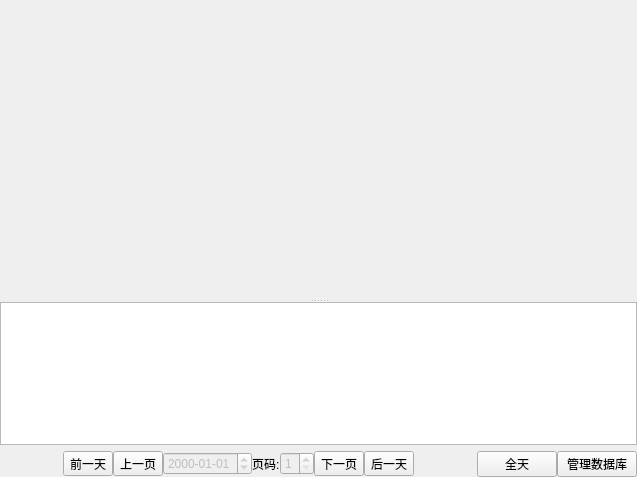
<?xml version="1.0" encoding="UTF-8"?>
<ui version="4.0">
 <class>DataRecordWidget</class>
 <widget class="QWidget" name="DataRecordWidget">
  <property name="geometry">
   <rect>
    <x>0</x>
    <y>0</y>
    <width>637</width>
    <height>477</height>
   </rect>
  </property>
  <property name="windowTitle">
   <string>Form</string>
  </property>
  <layout class="QGridLayout" name="gridLayout">
   <property name="leftMargin">
    <number>0</number>
   </property>
   <property name="topMargin">
    <number>0</number>
   </property>
   <property name="rightMargin">
    <number>0</number>
   </property>
   <property name="bottomMargin">
    <number>0</number>
   </property>
   <property name="spacing">
    <number>0</number>
   </property>
   <item row="0" column="0">
    <widget class="QStackedWidget" name="stackedWidget">
     <property name="currentIndex">
      <number>0</number>
     </property>
     <widget class="QWidget" name="page_record">
      <layout class="QGridLayout" name="gridLayout_3">
       <property name="leftMargin">
        <number>0</number>
       </property>
       <property name="topMargin">
        <number>0</number>
       </property>
       <property name="rightMargin">
        <number>0</number>
       </property>
       <property name="bottomMargin">
        <number>0</number>
       </property>
       <item row="0" column="0">
        <widget class="QSplitter" name="splitter_data_record">
         <property name="orientation">
          <enum>Qt::Vertical</enum>
         </property>
         <property name="handleWidth">
          <number>2</number>
         </property>
         <widget class="QWidget" name="widget_chart" native="true">
          <property name="minimumSize">
           <size>
            <width>0</width>
            <height>300</height>
           </size>
          </property>
         </widget>
         <widget class="QWidget" name="widget_data_record_handle" native="true">
          <property name="sizePolicy">
           <sizepolicy hsizetype="Preferred" vsizetype="Expanding">
            <horstretch>0</horstretch>
            <verstretch>0</verstretch>
           </sizepolicy>
          </property>
          <layout class="QGridLayout" name="gridLayout_2">
           <property name="leftMargin">
            <number>0</number>
           </property>
           <property name="topMargin">
            <number>0</number>
           </property>
           <property name="rightMargin">
            <number>0</number>
           </property>
           <property name="bottomMargin">
            <number>0</number>
           </property>
           <property name="horizontalSpacing">
            <number>0</number>
           </property>
           <property name="verticalSpacing">
            <number>6</number>
           </property>
           <item row="0" column="0">
            <widget class="QTableWidget" name="tableWidget_data_record">
             <property name="alternatingRowColors">
              <bool>true</bool>
             </property>
            </widget>
           </item>
           <item row="1" column="0">
            <layout class="QHBoxLayout" name="horizontalLayout">
             <item>
              <spacer name="horizontalSpacer">
               <property name="orientation">
                <enum>Qt::Horizontal</enum>
               </property>
               <property name="sizeHint" stdset="0">
                <size>
                 <width>40</width>
                 <height>20</height>
                </size>
               </property>
              </spacer>
             </item>
             <item>
              <widget class="QToolButton" name="toolButton_pre_day">
               <property name="text">
                <string>前一天</string>
               </property>
              </widget>
             </item>
             <item>
              <widget class="QToolButton" name="toolButton_pre_page">
               <property name="text">
                <string>上一页</string>
               </property>
              </widget>
             </item>
             <item>
              <widget class="QDateEdit" name="dateEdit_date_page">
               <property name="enabled">
                <bool>false</bool>
               </property>
               <property name="displayFormat">
                <string>yyyy-MM-dd</string>
               </property>
               <property name="calendarPopup">
                <bool>false</bool>
               </property>
              </widget>
             </item>
             <item>
              <widget class="QLabel" name="label_2">
               <property name="text">
                <string>页码:</string>
               </property>
              </widget>
             </item>
             <item>
              <widget class="QSpinBox" name="spinBox_data_page">
               <property name="enabled">
                <bool>false</bool>
               </property>
               <property name="minimum">
                <number>1</number>
               </property>
               <property name="maximum">
                <number>6</number>
               </property>
              </widget>
             </item>
             <item>
              <widget class="QToolButton" name="toolButton_next_page">
               <property name="text">
                <string>下一页</string>
               </property>
              </widget>
             </item>
             <item>
              <widget class="QToolButton" name="toolButton_next_day">
               <property name="text">
                <string>后一天</string>
               </property>
              </widget>
             </item>
             <item>
              <spacer name="horizontalSpacer_2">
               <property name="orientation">
                <enum>Qt::Horizontal</enum>
               </property>
               <property name="sizeHint" stdset="0">
                <size>
                 <width>40</width>
                 <height>20</height>
                </size>
               </property>
              </spacer>
             </item>
             <item>
              <widget class="QPushButton" name="pushButton_day">
               <property name="text">
                <string>全天</string>
               </property>
              </widget>
             </item>
             <item>
              <widget class="QPushButton" name="pushButton_db_page">
               <property name="text">
                <string>管理数据库</string>
               </property>
              </widget>
             </item>
            </layout>
           </item>
          </layout>
         </widget>
        </widget>
       </item>
      </layout>
     </widget>
     <widget class="QWidget" name="page_db_handle">
      <layout class="QGridLayout" name="gridLayout_5">
       <item row="0" column="0">
        <layout class="QHBoxLayout" name="horizontalLayout_2">
         <item>
          <layout class="QGridLayout" name="gridLayout_4">
           <item row="1" column="0">
            <widget class="QCheckBox" name="checkBox_db_ip">
             <property name="text">
              <string>设备IP:</string>
             </property>
            </widget>
           </item>
           <item row="2" column="1">
            <widget class="QDateEdit" name="dateEdit_db_date">
             <property name="displayFormat">
              <string>yyyy/MM/dd</string>
             </property>
             <property name="calendarPopup">
              <bool>true</bool>
             </property>
            </widget>
           </item>
           <item row="2" column="3">
            <widget class="QPushButton" name="pushButton_data_clear">
             <property name="text">
              <string>清空数据记录</string>
             </property>
            </widget>
           </item>
           <item row="1" column="4">
            <widget class="QPushButton" name="pushButton_alarm_out">
             <property name="text">
              <string>导出报警记录</string>
             </property>
            </widget>
           </item>
           <item row="1" column="2">
            <widget class="QPushButton" name="pushButton_date_record">
             <property name="text">
              <string>数据记录</string>
             </property>
            </widget>
           </item>
           <item row="2" column="2">
            <widget class="QPushButton" name="pushButton_alarm_record">
             <property name="text">
              <string>告警记录</string>
             </property>
            </widget>
           </item>
           <item row="1" column="1">
            <widget class="QLineEdit" name="lineEdit_db_ip">
             <property name="placeholderText">
              <string>127.0.0.1</string>
             </property>
            </widget>
           </item>
           <item row="1" column="3">
            <widget class="QPushButton" name="pushButton_data_out">
             <property name="text">
              <string>导出数据记录</string>
             </property>
            </widget>
           </item>
           <item row="2" column="0">
            <widget class="QCheckBox" name="checkBox_db_date">
             <property name="text">
              <string>日期:</string>
             </property>
            </widget>
           </item>
           <item row="2" column="4">
            <widget class="QPushButton" name="pushButton_alarm_clear">
             <property name="text">
              <string>清空报警记录</string>
             </property>
            </widget>
           </item>
           <item row="3" column="0">
            <widget class="QCheckBox" name="checkBox_db_mac">
             <property name="text">
              <string>设备MAC:</string>
             </property>
            </widget>
           </item>
           <item row="3" column="1">
            <widget class="QLineEdit" name="lineEdit_db_mac">
             <property name="placeholderText">
              <string>00:50:56:92:7A:42</string>
             </property>
            </widget>
           </item>
           <item row="3" column="2" colspan="2">
            <widget class="QLabel" name="label">
             <property name="text">
              <string>分隔符可为:(&quot;:&quot;  &quot;-&quot; 空格 )</string>
             </property>
            </widget>
           </item>
          </layout>
         </item>
         <item>
          <spacer name="horizontalSpacer_6">
           <property name="orientation">
            <enum>Qt::Horizontal</enum>
           </property>
           <property name="sizeHint" stdset="0">
            <size>
             <width>40</width>
             <height>20</height>
            </size>
           </property>
          </spacer>
         </item>
        </layout>
       </item>
       <item row="3" column="0">
        <layout class="QHBoxLayout" name="horizontalLayout_9">
         <item>
          <spacer name="horizontalSpacer_3">
           <property name="orientation">
            <enum>Qt::Horizontal</enum>
           </property>
           <property name="sizeHint" stdset="0">
            <size>
             <width>40</width>
             <height>20</height>
            </size>
           </property>
          </spacer>
         </item>
         <item>
          <widget class="QPushButton" name="pushButton_up">
           <property name="text">
            <string>上一页</string>
           </property>
          </widget>
         </item>
         <item>
          <layout class="QHBoxLayout" name="horizontalLayout_10">
           <item>
            <widget class="QLabel" name="label_21">
             <property name="text">
              <string>第</string>
             </property>
            </widget>
           </item>
           <item>
            <widget class="QLabel" name="label_current">
             <property name="text">
              <string>*</string>
             </property>
            </widget>
           </item>
           <item>
            <widget class="QLabel" name="label_22">
             <property name="text">
              <string>页</string>
             </property>
            </widget>
           </item>
          </layout>
         </item>
         <item>
          <widget class="QLabel" name="label_23">
           <property name="text">
            <string>/</string>
           </property>
          </widget>
         </item>
         <item>
          <layout class="QHBoxLayout" name="horizontalLayout_11">
           <item>
            <widget class="QLabel" name="label_24">
             <property name="text">
              <string>共</string>
             </property>
            </widget>
           </item>
           <item>
            <widget class="QLabel" name="label_sum">
             <property name="text">
              <string>*</string>
             </property>
            </widget>
           </item>
           <item>
            <widget class="QLabel" name="label_25">
             <property name="text">
              <string>页</string>
             </property>
            </widget>
           </item>
          </layout>
         </item>
         <item>
          <widget class="QPushButton" name="pushButton_down">
           <property name="text">
            <string>下一页</string>
           </property>
          </widget>
         </item>
         <item>
          <spacer name="horizontalSpacer_4">
           <property name="orientation">
            <enum>Qt::Horizontal</enum>
           </property>
           <property name="sizeHint" stdset="0">
            <size>
             <width>40</width>
             <height>20</height>
            </size>
           </property>
          </spacer>
         </item>
         <item>
          <widget class="QPushButton" name="pushButton_data_record_page">
           <property name="text">
            <string>返回数据记录页面</string>
           </property>
          </widget>
         </item>
        </layout>
       </item>
       <item row="2" column="0">
        <widget class="QTableWidget" name="tableWidget_db"/>
       </item>
      </layout>
     </widget>
    </widget>
   </item>
  </layout>
 </widget>
 <resources/>
 <connections/>
</ui>
